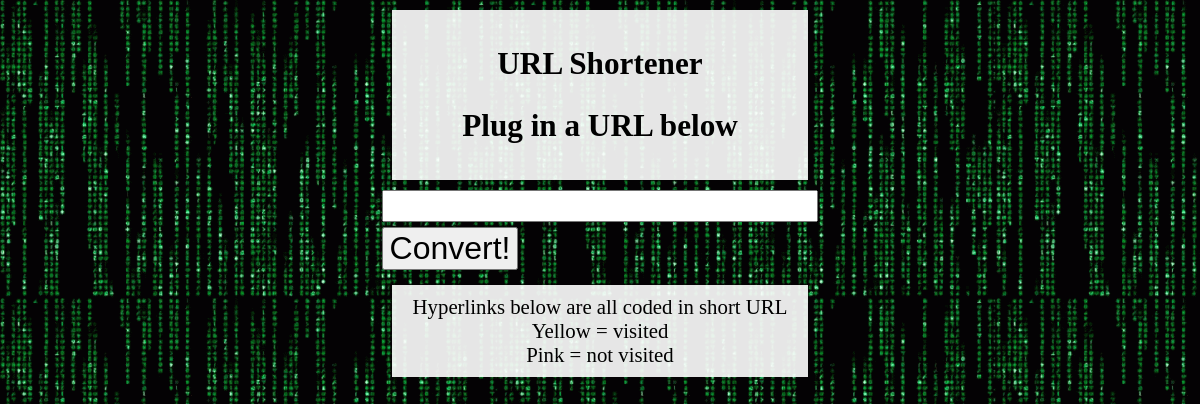
Before: /url_shortener/ with the older database file.
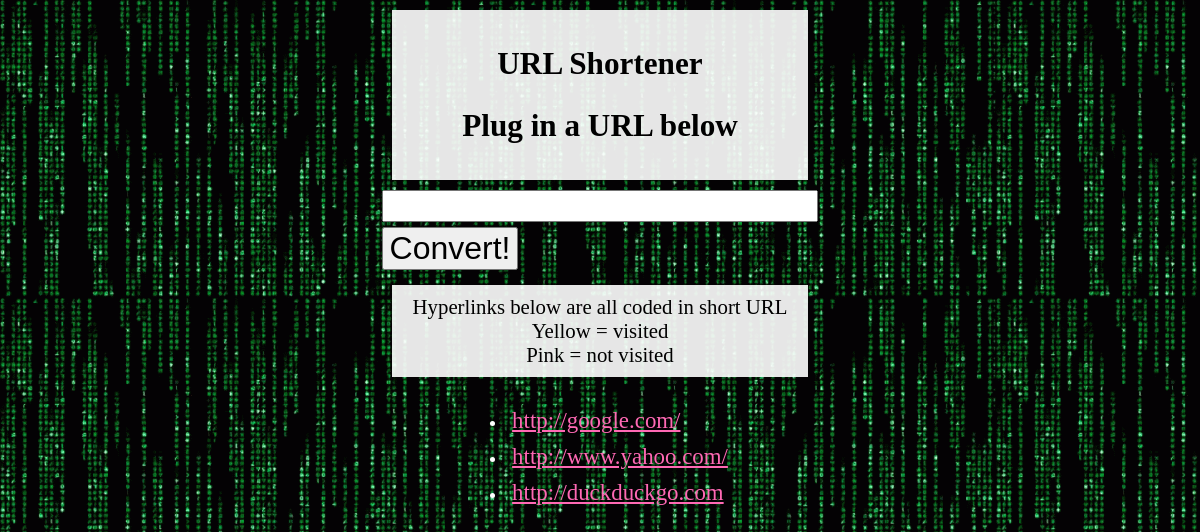
After: the same page with the newer database file.
### url_shortener/models.py (models this page shows, shortened)
class UrlShortened(models.Model):
    long_url = models.CharField(max_length=300)
    code = models.CharField(max_length=10)

### url_shortener/views.py (the view)
def index(request):
    urls = UrlShortened.objects.all()
    context = {'urls': urls}
    return render(request, 'url_shortener/index.html', context)

### url_shortener/templates/url_shortener/index.html (shortened to what this page needs)
{% load static %}
<link rel="stylesheet" type="text/css" href="{% static 'url_shortener/style.css' %}"/>
<div class="page-wrapper">
    <section class="easyreader">
        <header role="banner">
            <h1>URL Shortener</h1>
            <h2>Plug in a URL below</h2>
        </header>
    </section>
    <form  class="in_submit" action="{% url 'url_shortener:save_url' %}" method="post">
        <input type="text" name="url_input"/>
        <button class="btn_in_sub" type="submit">Convert!</button>
    </form>
    <section class="easyreader">
        <header role="banner">
            <div>Hyperlinks below are all coded in short URL<br/>
                Yellow = visited<br/>
                Pink = not visited
            </div>
        </header>
    </section>
</div>
<ul>
    {% for url in urls %}
    <li class="url_list"><a href="http://127.0.0.1:8000/url_shortener/{{ url.code }}">{{url.long_url}}</a></li>
    {% endfor %}
</ul>

### url_shortener/static/url_shortener/style.css (style rules this page uses)
li a { color: green; font-size: 130%; padding-top: 10px; }
ul { color:white; }
.easyreader { background-color: rgba(255, 255, 255, 0.9); font-size: 130%; padding: 10px; margin: 10px; text-align: center; }
input { width: 100%; font-size: 140%; text-align:center; }
button { font-size: 200%; margin: 5px auto; }
.url_list { font-size: 110%; padding: 5px; }
a:link { color:hotpink; }
.in_submit { margin: 0 auto; }

Changed rows visible on the page:
added UrlShortened: long_url "http://google.com/"
added UrlShortened: long_url "http://www.yahoo.com/"
added UrlShortened: long_url "http://duckduckgo.com"
